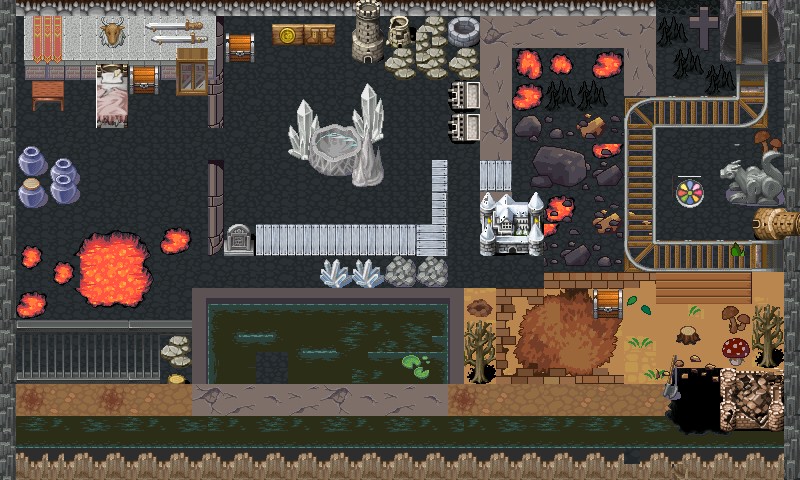

A level layout from a 2D game, rendered from its tile map. Below: a short description, then the map file with tile-grid data replaced by summaries:
An orthogonal 50x30 tile map with 16x16 px tiles, 8 tile layers (pedras chão, pantano, estrada , Borda, ...), 6 tilesets and 59 objects.

<map version="1.0" orientation="orthogonal" renderorder="right-down" width="50" height="30" tilewidth="16" tileheight="16" nextobjectid="64">
 <tileset firstgid="1" name="terrain_atlas" tilewidth="16" tileheight="16" tilecount="4096" columns="64">
  <image source="terrain_atlas.png" width="1024" height="1024" />
 </tileset>
 <tileset firstgid="4097" name="TileD-2" tilewidth="16" tileheight="16" tilecount="1024" columns="32">
  <image source="TileD-2.png" width="512" height="512" />
 </tileset>
 <tileset firstgid="5121" name="my_tilesets_" tilewidth="16" tileheight="16" tilecount="1024" columns="32">
  <image source="my_tilesets_.png" width="512" height="512" />
 </tileset>
 <tileset firstgid="6145" name="kkk" tilewidth="16" tileheight="16" tilecount="1024" columns="32">
  <image source="kkk.png" width="512" height="512" />
 </tileset>
 <tileset firstgid="7169" name="tileset" tilewidth="16" tileheight="16" tilecount="84" columns="14">
  <image source="tileset.png" width="224" height="96" />
 </tileset>
 <tileset firstgid="7253" name="chest" tilewidth="16" tileheight="16" tilecount="72" columns="6">
  <image source="chest.png" width="96" height="192" />
 </tileset>
 <layer name="pedras chão" width="50" height="30">
  <data>[1500 cells, 1495 non-empty, 7 distinct tile ids]</data>
 </layer>
 <layer name="pantano" width="50" height="30">
  <data>[1500 cells, 205 non-empty, 46 distinct tile ids]</data>
 </layer>
 <layer name="estrada " width="50" height="30">
  <data>[1500 cells, 236 non-empty, 64 distinct tile ids]</data>
 </layer>
 <layer name="Borda" width="50" height="30">
  <data>[1500 cells, 321 non-empty, 73 distinct tile ids]</data>
 </layer>
 <layer name="detalhes" width="50" height="30">
  <data>[1500 cells, 494 non-empty, 214 distinct tile ids]</data>
 </layer>
 <layer name="objetos casa" width="50" height="30">
  <data>[1500 cells, 107 non-empty, 91 distinct tile ids]</data>
 </layer>
 <layer name="obejtos" width="50" height="30">
  <data>[1500 cells, 213 non-empty, 168 distinct tile ids]</data>
 </layer>
 <layer name="ultima" width="50" height="30">
  <data>[1500 cells, 16 non-empty, 16 distinct tile ids]</data>
 </layer>
 <objectgroup name="parede">
  <object id="1" x="783" y="0" width="17" height="480" />
  <object id="2" x="16.6593" y="452.021" width="765.215" height="26.6548" />
  <object id="3" x="1.11062" y="1.11062" width="13.3274" height="477.566" />
  <object id="4" x="16.6593" y="-4.44089e-16" width="766.326" height="23.323" />
  <object id="5" x="478.676" y="26.6548" width="32.2079" height="173.256" />
  <object id="6" x="511.995" y="26.6548" width="143.27" height="22.2124" />
  <object id="7" x="625.278" y="51.0884" width="29.9867" height="42.2035" />
  <object id="28" x="493.472" y="287.859" width="51.4033" height="29.8139" />
  <object id="29" x="542.819" y="269.353" width="82.2453" height="19.5333" />
  <object id="33" x="448.237" y="290.943" width="17.4771" height="91.4979" />
  <object id="34" x="193.276" y="288.887" width="15.421" height="93.554" />
  <object id="35" x="211.782" y="286.83" width="237.483" height="20.5613" />
  <object id="37" x="257.017" y="224.118" width="189.164" height="31.8701" />
  <object id="38" x="430.76" y="159.35" width="16.4491" height="64.7682" />
  <object id="44" x="214.866" y="26.7297" width="9.2526" height="51.4033" />
  <object id="45" x="209.726" y="81.2172" width="13.3649" height="45.2349" />
  <object id="46" x="208.697" y="162.434" width="14.3929" height="94.5821" />
 </objectgroup>
 <objectgroup name="objetos">
  <object id="8" x="511.977" y="51.4033" width="111.031" height="140.845" />
  <object id="9" x="543.847" y="195.333" width="80.1892" height="72.9927" />
  <object id="11" x="320.757" y="258.045" width="30.842" height="29.8139" />
  <object id="13" x="352.627" y="259.073" width="30.842" height="27.7578" />
  <object id="14" x="383.469" y="259.073" width="33.9262" height="27.7578" />
  <object id="15" x="418.423" y="258.045" width="30.842" height="27.7578" />
  <object id="16" x="656.934" y="25.7017" width="80.1892" height="70.9366" />
  <object id="17" x="766.937" y="65.7962" width="16.4491" height="70.9366" />
  <object id="18" x="656.934" y="130.564" width="125.424" height="108.975" />
  <object id="19" x="752.544" y="306.364" width="29.8139" height="64.7682" />
  <object id="20" x="464.686" y="289.915" width="28.7859" height="30.842" />
  <object id="21" x="465.714" y="324.869" width="27.7578" height="58.5998" />
  <object id="22" x="96.6382" y="65.7962" width="30.842" height="61.684" />
  <object id="23" x="272.438" y="25.7017" width="63.7401" height="19.5333" />
  <object id="24" x="341.318" y="23.6455" width="135.705" height="54.4875" />
  <object id="25" x="449.265" y="83.2734" width="31.8701" height="27.7578" />
  <object id="26" x="449.265" y="113.087" width="28.7859" height="27.7578" />
  <object id="30" x="720.674" y="372.16" width="60.6559" height="56.5436" />
  <object id="36" x="16.4491" y="318.701" width="141.873" height="63.7401" />
  <object id="39" x="671.327" y="369.076" width="49.3472" height="46.263" />
  <object id="40" x="22.6175" y="24.6736" width="72.9927" height="53.4594" />
  <object id="41" x="97.6663" y="26.7297" width="75.0488" height="34.9543" />
  <object id="42" x="173.743" y="26.7297" width="39.0665" height="19.5333" />
  <object id="43" x="224.118" y="223.09" width="30.842" height="33.9262" />
  <object id="47" x="287.859" y="98.6944" width="32.8981" height="77.105" />
  <object id="48" x="351.599" y="81.2172" width="32.8981" height="61.684" />
  <object id="49" x="352.627" y="144.957" width="32.8981" height="40.0946" />
  <object id="50" x="320.757" y="120.284" width="29.8139" height="54.4875" />
 </objectgroup>
 <objectgroup name="agua">
  <object id="31" x="16.4491" y="416.367" width="764.881" height="33.9262" />
  <object id="32" x="209.726" y="306.364" width="238.511" height="75.0488" />
 </objectgroup>
 <objectgroup name="baus">
  <object id="52" x="592.049" y="289.268" width="15.7052" height="13.6964" />
  <object id="53" x="608.119" y="289.359" width="15.7052" height="13.6964" />
  <object id="54" x="608.119" y="303.42" width="15.7052" height="15.6139" />
  <object id="55" x="592.231" y="303.238" width="15.7052" height="15.9791" />
  <object id="56" x="128.198" y="65.3775" width="15.7052" height="13.6964" />
  <object id="57" x="144.268" y="65.4685" width="15.7052" height="13.6964" />
  <object id="58" x="144.268" y="79.5295" width="15.7052" height="15.6139" />
  <object id="59" x="128.38" y="79.3475" width="15.7052" height="15.9791" />
  <object id="60" x="224.986" y="32.6888" width="15.7052" height="13.6964" />
  <object id="61" x="241.056" y="32.7798" width="15.7052" height="13.6964" />
  <object id="62" x="241.056" y="46.8408" width="15.7052" height="15.6139" />
  <object id="63" x="225.168" y="46.6588" width="15.7052" height="15.9791" />
 </objectgroup>
</map>
